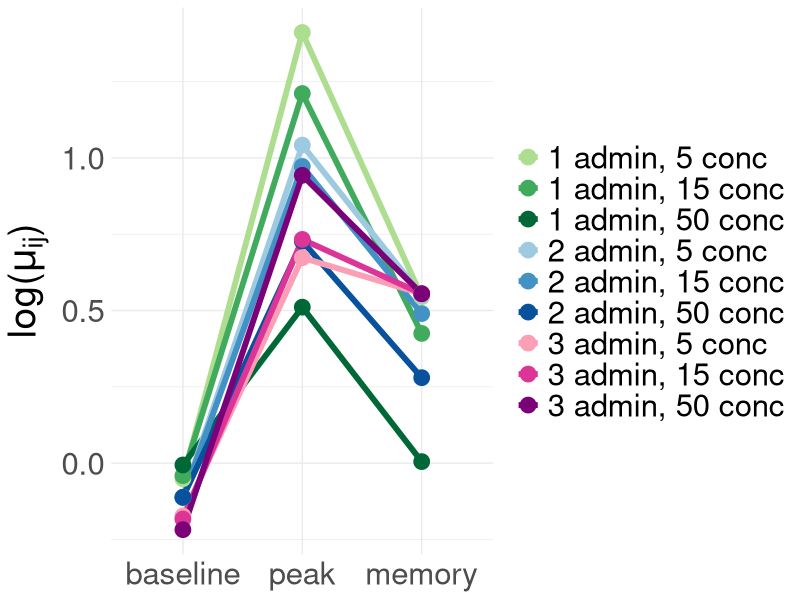
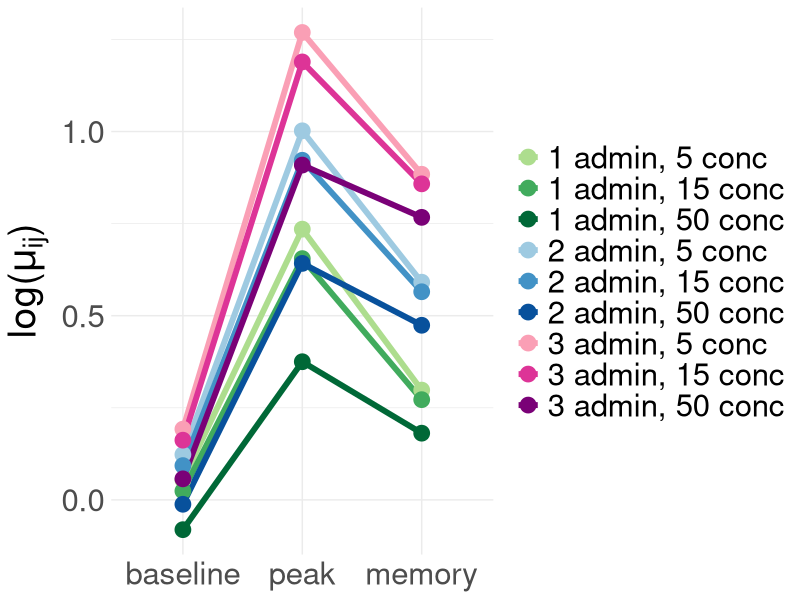

The R source for these figures, in order:
# Clear environment
rm(list=ls())
# Clear all plots
if(!is.null(dev.list())) dev.off()

#---------------------
# Load Libraries
#---------------------
library(ggplot2)

#---------------------
# ESAT-6
#---------------------
a1c5= c(0, 1.945 - 0.378*1 - 0.035*5 + 0.014*1*5, 0.630 + 0.031*1 - 0.020*5 + 0.007*1*5)-0.056*1 + 0.002*5 - 0.001*1*5
a1c15 = c(0, 1.945 - 0.378*1 - 0.035*15 + 0.014*1*15, 0.630 + 0.031*1 - 0.020*15 + 0.007*1*15)-0.056*1 + 0.002*15 - 0.001*1*15
a1c50 = c(0, 1.945 - 0.378*1 - 0.035*50 + 0.014*1*50, 0.630 + 0.031*1 - 0.020*50 + 0.007*1*50)-0.056*1 + 0.002*50 - 0.001*1*50

a2c5= c(0, 1.945 - 0.378*2 - 0.035*5 + 0.014*2*5, 0.630 + 0.031*2 - 0.020*5 + 0.007*2*5)-0.056*2 + 0.002*5 - 0.001*2*5
a2c15 = c(0, 1.945 - 0.378*2 - 0.035*15 + 0.014*2*15, 0.630 + 0.031*2 - 0.020*15 + 0.007*2*15)-0.056*2 + 0.002*15 - 0.001*2*15
a2c50 = c(0, 1.945 - 0.378*2 - 0.035*50 + 0.014*2*50, 0.630 + 0.031*2 - 0.020*50 + 0.007*2*50)-0.056*2 + 0.002*50 - 0.001*2*50

a3c5= c(0, 1.945 - 0.378*3 - 0.035*5 + 0.014*3*5, 0.630 + 0.031*3 - 0.020*5 + 0.007*3*5)-0.056*3 + 0.002*5 - 0.001*3*5
a3c15 = c(0, 1.945 - 0.378*3 - 0.035*15 + 0.014*3*15, 0.630 + 0.031*3 - 0.020*15 + 0.007*3*15)-0.056*3 + 0.002*15 - 0.001*3*15
a3c50 = c(0, 1.945 - 0.378*3 - 0.035*50 + 0.014*3*50, 0.630 + 0.031*3 - 0.020*50 + 0.007*3*50)-0.056*3 + 0.002*50 - 0.001*3*50



time = rep(c("baseline", "peak", "memory"),9)

df = data.frame(value = c(a1c5, a1c15, a1c50, a2c5, a2c15, a2c50, a3c5, a3c15, a3c50),
                time = time,
                cat = c(rep("1 admin, 5 conc", 3), rep("1 admin, 15 conc", 3), rep("1 admin, 50 conc", 3), 
                        rep("2 admin, 5 conc", 3), rep("2 admin, 15 conc", 3), rep("2 admin, 50 conc", 3),
                        rep("3 admin, 5 conc", 3), rep("3 admin, 15 conc", 3), rep("3 admin, 50 conc", 3)))


df$time <- factor(df$time, levels=c("baseline", "peak", "memory"))
levels(df$time)
df$cat = factor(df$cat, levels=c("1 admin, 5 conc", "1 admin, 15 conc", "1 admin, 50 conc", 
                                 "2 admin, 5 conc", "2 admin, 15 conc", "2 admin, 50 conc",
                                 "3 admin, 5 conc", "3 admin, 15 conc", "3 admin, 50 conc"))

ggplot(df, aes(y=value, x=time, group = cat)) +
  geom_line(aes(color=cat),linewidth=2)+
  geom_point(size=5, aes(color = cat))+
  theme_minimal()+
  xlab(NULL)+
  ylab(expression(paste("log(", mu[ij], ")")))+
  theme(text = element_text(size = 28)) +
  scale_color_manual(values=c("#ADDD8E","#41AB5D","#006837",
                              "#9ECAE1", "#4292C6", "#08519C",
                              "#FA9FB5", "#DD3497", "#7A0177"), name = NULL)

#---------------------
# Ag85B
#---------------------
a1c5= c(0, 0.508 + 0.198*1 -0.005*5, 0.018 + 0.224*1 + 0.0004*5) + 0.069*1 -0.003*5
a1c15 = c(0, 0.508 + 0.198*1 -0.005*15, 0.018 + 0.224*1 + 0.0004*15) + 0.069*1 -0.003*15
a1c50 = c(0, 0.508 + 0.198*1 -0.005*50, 0.018 + 0.224*1 + 0.0004*50) + 0.069*1 -0.003*50

a2c5= c(0, 0.508 + 0.198*2 -0.005*5, 0.018 + 0.224*2 + 0.0004*5) + 0.069*2 -0.003*5
a2c15 = c(0, 0.508 + 0.198*2 -0.005*15, 0.018 + 0.224*2 + 0.0004*15) + 0.069*2 -0.003*15
a2c50 = c(0, 0.508 + 0.198*2 -0.005*50, 0.018 + 0.224*2 + 0.0004*50) + 0.069*2 -0.003*50

a3c5= c(0, 0.508 + 0.198*3 -0.005*5, 0.018 + 0.224*3 + 0.0004*5) + 0.069*3 -0.003*5
a3c15 = c(0, 0.508 + 0.198*3 -0.005*15, 0.018 + 0.224*3 + 0.0004*15) + 0.069*3 -0.003*15
a3c50 = c(0, 0.508 + 0.198*3 -0.005*50, 0.018 + 0.224*3 + 0.0004*50) + 0.069*3 -0.003*50



time = rep(c("baseline", "peak", "memory"),9)

df = data.frame(value = c(a1c5, a1c15, a1c50, a2c5, a2c15, a2c50, a3c5, a3c15, a3c50),
                time = time,
                cat = c(rep("1 admin, 5 conc", 3), rep("1 admin, 15 conc", 3), rep("1 admin, 50 conc", 3), 
                        rep("2 admin, 5 conc", 3), rep("2 admin, 15 conc", 3), rep("2 admin, 50 conc", 3),
                        rep("3 admin, 5 conc", 3), rep("3 admin, 15 conc", 3), rep("3 admin, 50 conc", 3)))


df$time <- factor(df$time, levels=c("baseline", "peak", "memory"))
levels(df$time)
df$cat = factor(df$cat, levels=c("1 admin, 5 conc", "1 admin, 15 conc", "1 admin, 50 conc", 
                                 "2 admin, 5 conc", "2 admin, 15 conc", "2 admin, 50 conc",
                                 "3 admin, 5 conc", "3 admin, 15 conc", "3 admin, 50 conc"))

ggplot(df, aes(y=value, x=time, group = cat)) +
  geom_line(aes(color=cat),linewidth=2)+
  geom_point(size=5, aes(color = cat))+
  theme_minimal()+
  xlab(NULL)+
  ylab(expression(paste("log(", mu[ij], ")")))+
  theme(text = element_text(size = 28)) +
  scale_color_manual(values=c("#ADDD8E","#41AB5D","#006837",
                              "#9ECAE1", "#4292C6", "#08519C",
                              "#FA9FB5", "#DD3497", "#7A0177"), name = NULL)

